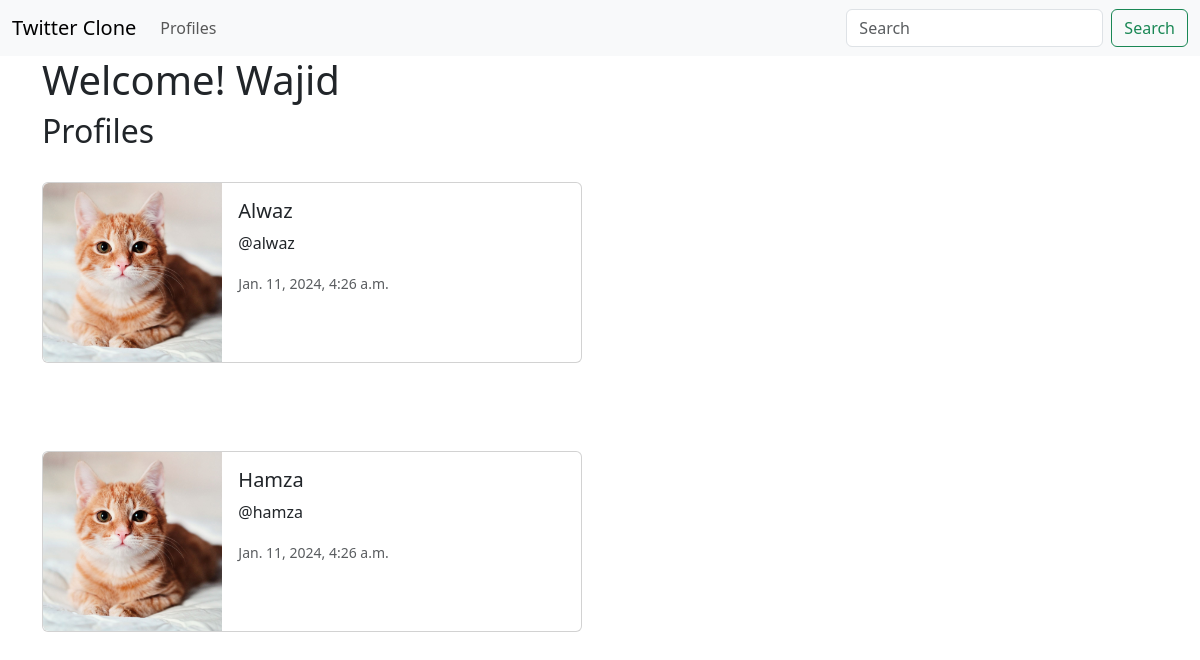
/profile_list/ (signed in), run on the app's committed database.
### twitter/models.py (models this page shows, shortened)
class Profile(models.Model):
    user = models.OneToOneField(User, on_delete=models.CASCADE)
    follows = models.ManyToManyField('self', related_name='followed_by', symmetrical=False, blank=True)
    date_modified = models.DateTimeField(User, auto_now=True)

### twitter/views.py (the view)
# urls.py: path('profile_list/', views.profile_list, name='profile_list'),
def profile_list(request):
    if request.user.is_authenticated:
        profiles = Profile.objects.exclude(user=request.user)
        return render(request, 'profile_list.html', {"profiles": profiles})
    else:
        messages.success(request, ("You must logged in first..."))
        return redirect('home')

### twitter/templates/profile_list.html
{% extends 'base.html' %}
{% load static %}
{% block content %}
    <h1>Welcome! {{user.username}}</h1>
    <h2>Profiles</h2>
    <br/>
    {% if profiles %}
        {% for profile in profiles %}
        <div class="card mb-3" style="max-width: 540px;">
            <div class="row g-0">
              <div class="col-md-4">
                <img src="{% static 'images/cat.jpeg' %}" class="img-fluid rounded-start" alt="profile_image">
              </div>
              <div class="col-md-8">
                <div class="card-body">
                  <h5 class="card-title">{{ profile.user.username }}</h5>
                  <p class="card-text">@{{ profile.user.username|lower }}</p>
                  <p class="card-text"><small class="text-body-secondary">{{ profile.date_modified }}</small></p>
                </div>
              </div>
            </div>
          </div>
            <br/>
            <br/>
            <br/>
        {% endfor %}
    {% endif %}
{% endblock %}

### data on the page
Profile: user.username "Alwaz", user.username "alwaz", date_modified "Jan. 11, 2024, 4:26 a.m."
Profile: user.username "Hamza", user.username "hamza", date_modified "Jan. 11, 2024, 4:26 a.m."

### other printed values
{{ user.username }} "Wajid"
